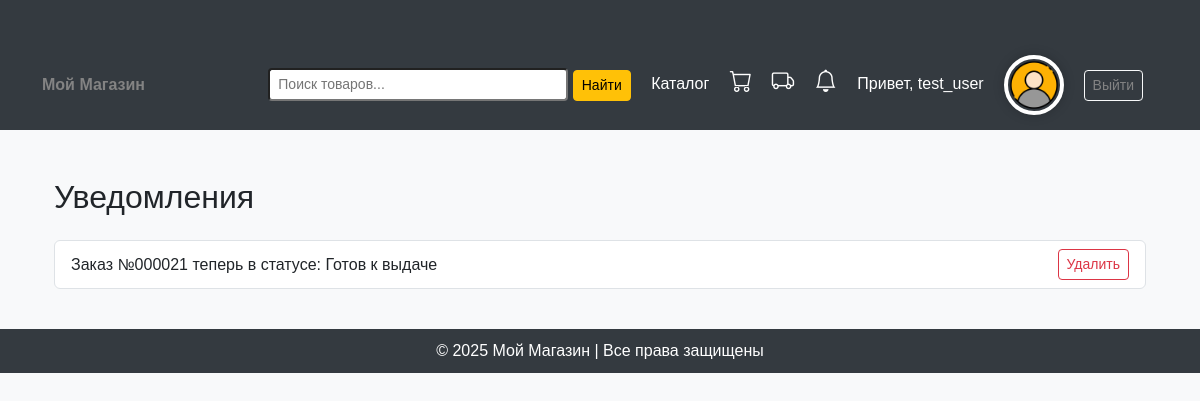
Page /accounts/notifications/ (signed in) on the earlier database version.
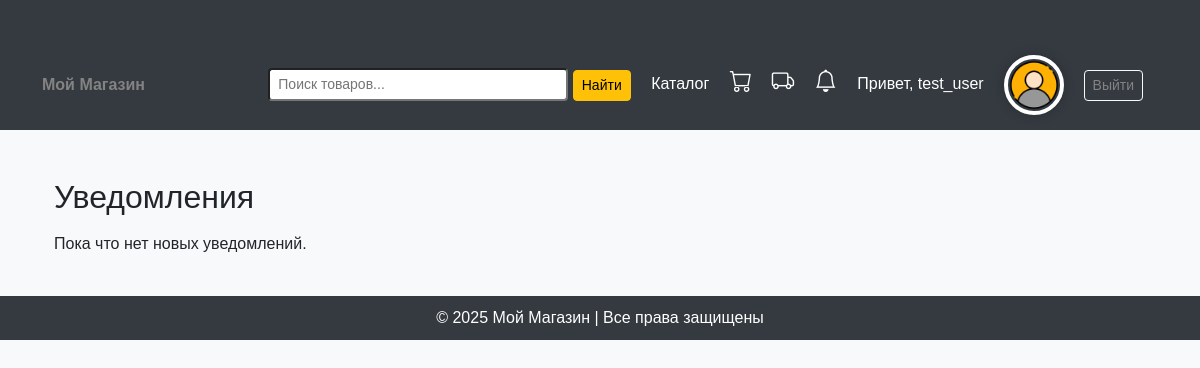
Same page on the later database version.
### accounts/models.py (models this page shows, shortened)
class Notification(models.Model):
    user = models.ForeignKey(User, on_delete=models.CASCADE)
    order = models.ForeignKey(Order, on_delete=models.CASCADE)
    message = models.TextField()
    is_read = models.BooleanField(default=False)
    created_at = models.DateTimeField(auto_now_add=True)

### accounts/views.py (the view)
# urls.py: path('notifications/', views.notifications_view, name='notifications'),
@login_required
def notifications_view(request):
    if request.method == 'POST':
        notification_id = request.POST.get('delete')
        if notification_id:
            notification = Notification.objects.get(id=notification_id, user=request.user)
            notification.delete()
    notifications = Notification.objects.filter(user=request.user).order_by('-created_at')
    for notif in notifications:
        if not notif.is_read:
            notif.is_read = True
            notif.save()
    return render(request, 'notifications.html', {
        'notifications': notifications
    })

### accounts/context_processors.py (called while the page is built)
def notification_counter(request):
    if request.user.is_authenticated:
        count = Notification.objects.filter(user=request.user, is_read=False).count()
        return {'unread_notifications_count': count}
    return {}

### templates/notifications.html (shortened to what this page needs)
{% extends 'base.html' %}
{% block content %}
<div class="container mt-5">
    <h2>Уведомления</h2>
    {% if notifications %}
    <ul class="list-group mt-4">
        {% for notif in notifications %}
        <li class="list-group-item d-flex justify-content-between align-items-center">
            {{ notif.message }}
            <form method="POST" style="margin: 0;">
                <button class="btn btn-sm btn-outline-danger">Удалить</button>
            </form>
        </li>
        {% endfor %}
    </ul>
    {% else %}
    <p class="mt-3">Пока что нет новых уведомлений.</p>
    {% endif %}
</div>
{% endblock %}

Differences in the rows shown:
removed Notification: message "Заказ №000021 теперь в статусе: Готов к выдаче"
Other differences:
text now shown: "Пока что нет новых уведомлений."
